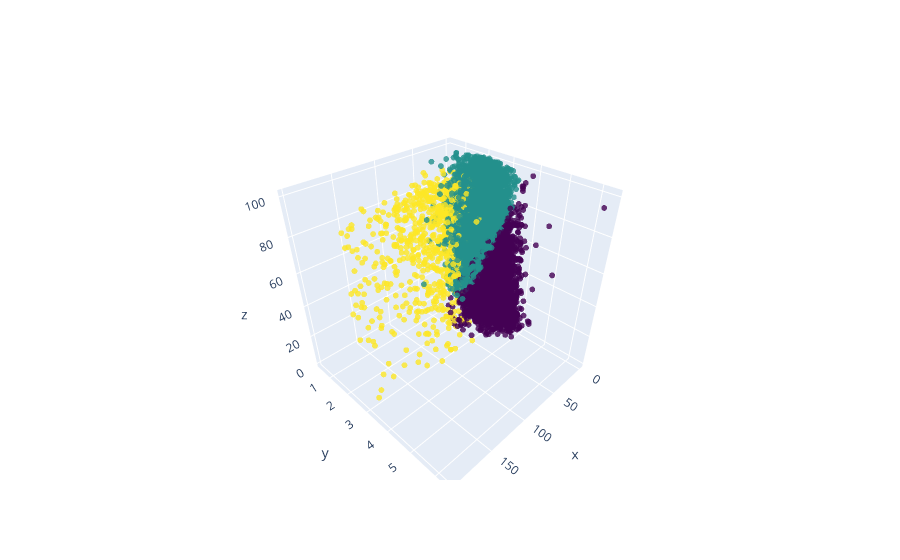

Notebook code cell kept with this figure:
### Code cell
fig = go.Figure(data=go.Scatter3d(
    x=df['RHRC']['SUSCEP_CGS E-5'],
    y=df['RHRC']['DENSITY_G/CC'],
    z=df['RHRC']['GAM(NAT)_CPS'],
    mode='markers',
    marker=dict(
        size=2,  # Adjust the size here (e.g., 2 for half the size)
        color=df['RHRC']['cluster_label'],
        colorscale='Viridis',
        opacity=0.8
    )
))

fig.show()

### Figure 1 — Plotly figure (JSON) as saved in the notebook; plotly's stock layout.template omitted (floating-point values rounded to 4 significant figures; data arrays with more than 128 entries replaced by an {"elided": "..."} marker saying what was removed)
{"data": [{"marker": {"color": {"elided": "15305 int values"}, "colorscale": [[0, "#440154"], [0.1111, "#482878"], [0.2222, "#3e4989"], [0.3333, "#31688e"], [0.4444, "#26828e"], [0.5556, "#1f9e89"], [0.6667, "#35b779"], [0.7778, "#6ece58"], [0.8889, "#b5de2b"], [1, "#fde725"]], "opacity": 0.8, "size": 2}, "mode": "markers", "type": "scatter3d", "x": {"elided": "15305 float values"}, "y": {"elided": "15305 float values"}, "z": {"elided": "15305 float values"}}], "layout": {}}
